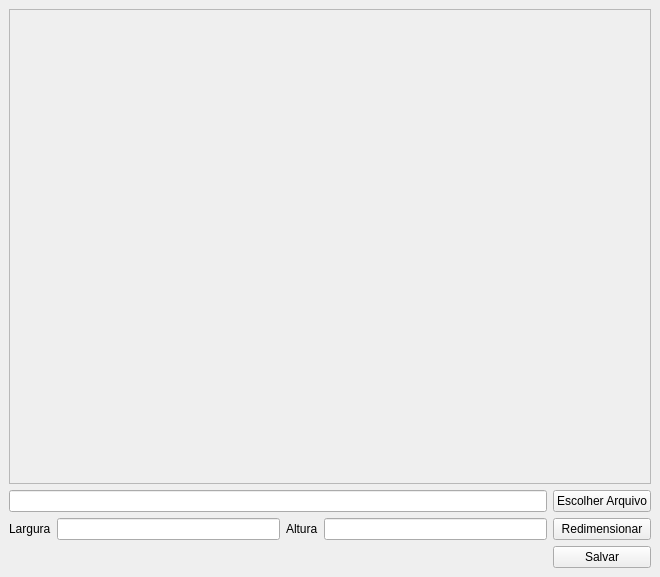
<?xml version="1.0" encoding="UTF-8"?>
<ui version="4.0">
 <class>MainWindow</class>
 <widget class="QMainWindow" name="MainWindow">
  <property name="geometry">
   <rect>
    <x>0</x>
    <y>0</y>
    <width>660</width>
    <height>577</height>
   </rect>
  </property>
  <property name="windowTitle">
   <string>Ultimate Redimensionator</string>
  </property>
  <widget class="QWidget" name="centralwidget">
   <layout class="QGridLayout" name="gridLayout">
    <item row="3" column="0">
     <widget class="QLabel" name="label">
      <property name="text">
       <string>Largura</string>
      </property>
     </widget>
    </item>
    <item row="3" column="1">
     <widget class="QLineEdit" name="inputLargura"/>
    </item>
    <item row="3" column="2">
     <widget class="QLabel" name="label_2">
      <property name="text">
       <string>Altura</string>
      </property>
     </widget>
    </item>
    <item row="3" column="3">
     <widget class="QLineEdit" name="inputAltura"/>
    </item>
    <item row="3" column="4">
     <widget class="QPushButton" name="btnRedimensionar">
      <property name="text">
       <string>Redimensionar</string>
      </property>
     </widget>
    </item>
    <item row="4" column="4">
     <widget class="QPushButton" name="btnSalvar">
      <property name="text">
       <string>Salvar</string>
      </property>
     </widget>
    </item>
    <item row="1" column="0" colspan="5">
     <widget class="QScrollArea" name="scrollArea">
      <property name="widgetResizable">
       <bool>true</bool>
      </property>
      <widget class="QWidget" name="scrollAreaWidgetContents">
       <property name="geometry">
        <rect>
         <x>0</x>
         <y>0</y>
         <width>640</width>
         <height>470</height>
        </rect>
       </property>
       <layout class="QGridLayout" name="gridLayout_2">
        <item row="0" column="0">
         <widget class="QLabel" name="labelImg">
          <property name="text">
           <string/>
          </property>
         </widget>
        </item>
       </layout>
      </widget>
     </widget>
    </item>
    <item row="2" column="4">
     <widget class="QPushButton" name="btnEscolherArquivo">
      <property name="text">
       <string>Escolher Arquivo</string>
      </property>
     </widget>
    </item>
    <item row="2" column="0" colspan="4">
     <widget class="QLineEdit" name="inputAbrirArquivo"/>
    </item>
   </layout>
  </widget>
 </widget>
 <resources/>
 <connections/>
</ui>
